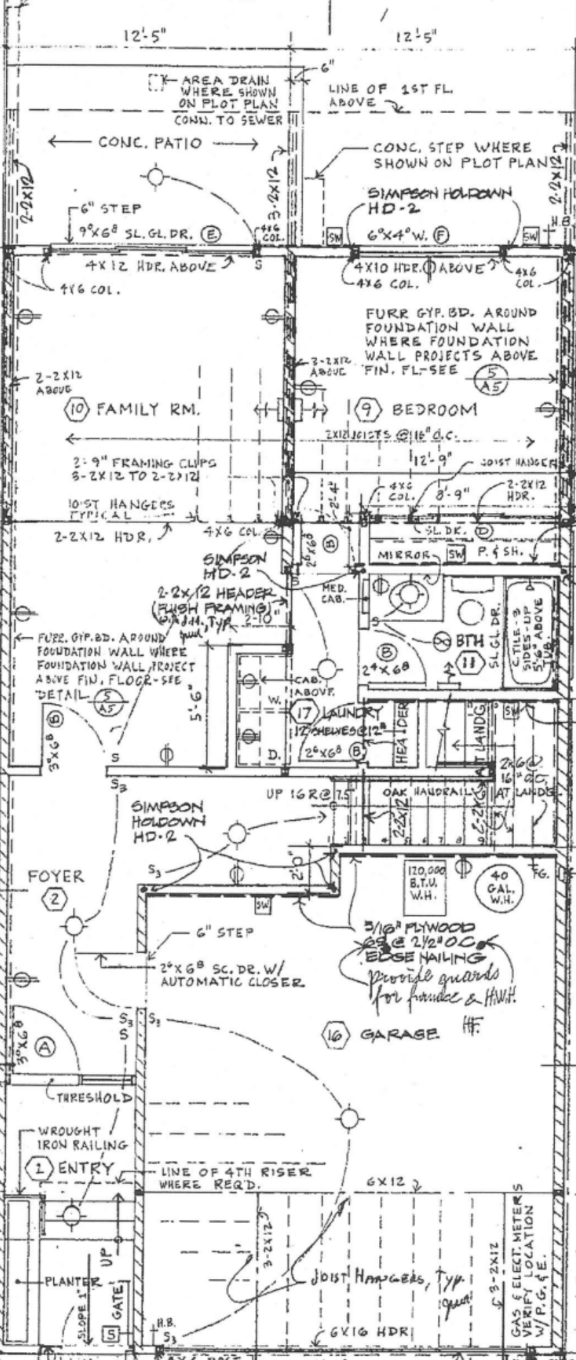
#> input picture scripts/floorplan_manipulations/lower_level_surgical.png, 576 x 1360 px
$ python stack_blueprint_floors.py
#> lines starting #> are read from the running program, lines starting #| are printed output that depends on the picture; after the words box and inside, x2 and y2 are one past the last pixel; in counts of white or black regions, pixels touching at a corner belong together
#!/usr/bin/env python3
"""
stack_blueprint_floors.py
─────────────────────────
Overlays two surgically-cropped floor plan images, aligning them by
their bottom-left building corners.

The input images should be pre-cropped to just the building footprint
(no title block, no excess margin).  The script:

  1. Detects the bottom-left corner of the building in each image
     (leftmost thick wall + bottommost thick wall).
  2. Aligns both images so their bottom-left corners coincide.
  3. Strips white backgrounds from both.
  4. Tints the background floor blue for visual contrast.
  5. Verifies alignment by checking that left/right/bottom walls overlap.

Outputs:
  upper_over_lower.png  — Upper floor (black) over Lower level (blue)
  lower_over_upper.png  — Lower level (black) over Upper floor (blue)

Usage:
  python stack_blueprint_floors.py
  python stack_blueprint_floors.py --lower path/lower.png --upper path/upper.png
  python stack_blueprint_floors.py --opacity 0.5
"""

from __future__ import annotations

import argparse
import sys
from pathlib import Path

import numpy as np
from PIL import Image, ImageDraw, ImageFont


# ──────────────────────────────────────────────────────────────
# Configuration
# ──────────────────────────────────────────────────────────────

SCRIPT_DIR = Path(__file__).resolve().parent
DEFAULT_LOWER = SCRIPT_DIR / "lower_level_surgical.png"
DEFAULT_UPPER = SCRIPT_DIR / "upper_floor_surgical.png"

BG_COLOR = (50, 120, 230)       # blue tint for background floor
BG_OPACITY = 0.70               # opacity of background floor ink
WHITE_THRESHOLD = 220           # brighter than this → transparent
INK_THRESHOLD = 150             # darker than this → ink
ALIGN_TOLERANCE = 15            # px — max allowable wall mismatch


# ──────────────────────────────────────────────────────────────
# Low-level helpers
# ──────────────────────────────────────────────────────────────

def longest_run(arr_bool: np.ndarray) -> int:
    """Longest consecutive True run in a 1-D boolean array."""
    if len(arr_bool) == 0 or not np.any(arr_bool):
        return 0
    padded = np.concatenate(([False], arr_bool, [False]))
    d = np.diff(padded.astype(np.int8))
    starts = np.where(d == 1)[0]
    ends = np.where(d == -1)[0]
    return int(np.max(ends - starts)) if len(starts) > 0 else 0


# [10 lines left out: functions total_dark_in_col, total_dark_in_row, not called in this run]


# ──────────────────────────────────────────────────────────────
# Wall / corner detection
# ──────────────────────────────────────────────────────────────

def find_wall_x(gray: np.ndarray, side: str = "left",
                min_run: int = 80,
                threshold: int = INK_THRESHOLD,
                min_thick: int = 2) -> int:
    """
    Find the X coordinate of an exterior wall.

    For surgically-cropped images the wall is very close to the image edge.
    Looks for a cluster of adjacent columns with long vertical dark runs.
    min_run is lower than the full-sheet version because these crops are
    smaller (~1300px tall).
    """
    h, w = gray.shape

    # Pre-compute longest vertical dark run per column
    col_runs = np.zeros(w, dtype=int)
    for x in range(w):
        col_runs[x] = longest_run(gray[:, x] < threshold)

    if side == "left":
        scan = range(0, min(w // 3, 150))
    else:
        scan = range(w - 1, max(w * 2 // 3, w - 150), -1)

    # Find first cluster of min_thick adjacent qualifying columns
    run_count = 0
    first_x = -1
    for x in scan:
        if col_runs[x] >= min_run:
            if run_count == 0:
                first_x = x
            run_count += 1
            if run_count >= min_thick:
                return first_x if side == "left" else x
        else:
            # Allow 1px gap (scan wobble)
            step = 1 if side == "left" else -1
            nx = x + step
            if 0 <= nx < w and col_runs[nx] >= min_run:
                continue  # gap, keep going
            run_count = 0
            first_x = -1

    # Fallback: first qualifying column
    qual = np.where(col_runs >= min_run)[0]
    if len(qual) > 0:
        return int(qual[0] if side == "left" else qual[-1])

    # Ultra-fallback: first column with significant ink
    for x in (range(w) if side == "left" else range(w - 1, -1, -1)):
        if total_dark_in_col(gray, x, threshold) > h * 0.05:
            return x

    return 0 if side == "left" else w - 1


def find_wall_y(gray: np.ndarray, side: str = "bottom",
                min_run: int = 80,
                threshold: int = INK_THRESHOLD,
                min_thick: int = 2) -> int:
    """
    Find the Y coordinate of an exterior wall (top or bottom).
    Same logic as find_wall_x but for horizontal lines.
    """
    h, w = gray.shape

    row_runs = np.zeros(h, dtype=int)
    for y in range(h):
        row_runs[y] = longest_run(gray[y, :] < threshold)

    if side == "bottom":
        scan = range(h - 1, max(h * 2 // 3, h - 150), -1)
    else:
        scan = range(0, min(h // 3, 150))

    run_count = 0
    first_y = -1
    for y in scan:
        if row_runs[y] >= min_run:
            if run_count == 0:
                first_y = y
            run_count += 1
            if run_count >= min_thick:
                return first_y if side == "bottom" else y
        else:
            step = -1 if side == "bottom" else 1
            ny = y + step
            if 0 <= ny < h and row_runs[ny] >= min_run:
                continue
            run_count = 0
            first_y = -1

    qual = np.where(row_runs >= min_run)[0]
    if len(qual) > 0:
        return int(qual[-1] if side == "bottom" else qual[0])

    for y in (range(h - 1, -1, -1) if side == "bottom" else range(h)):
        if total_dark_in_row(gray, y, threshold) > w * 0.05:
            return y

    return h - 1 if side == "bottom" else 0


def detect_building_corners(img: Image.Image, label: str) -> dict:
    """
    Detect the building's structural walls (left, right, top, bottom).
    Returns a dict with wall positions and corner coordinates.
    """
    gray = np.array(img.convert("L"))
    h, w = gray.shape

    left_x = find_wall_x(gray, "left")
    right_x = find_wall_x(gray, "right")
    top_y = find_wall_y(gray, "top")
    bottom_y = find_wall_y(gray, "bottom")

    info = {
        "left_x": left_x,
        "right_x": right_x,
        "top_y": top_y,
        "bottom_y": bottom_y,
        "width": right_x - left_x,
        "height": bottom_y - top_y,
    }

    print(f"\n  {label} ({w}×{h} px):")
    print(f"    Left wall   X = {left_x}")
    print(f"    Right wall  X = {right_x}")
    print(f"    Top wall    Y = {top_y}")
    print(f"    Bottom wall Y = {bottom_y}")
    print(f"    Building footprint: {info['width']}×{info['height']} px")
    print(f"    Bottom-left corner: ({left_x}, {bottom_y})")
    print(f"    Bottom-right corner: ({right_x}, {bottom_y})")

    return info


# ──────────────────────────────────────────────────────────────
# Image processing
# ──────────────────────────────────────────────────────────────

def strip_white(img: Image.Image,
                threshold: int = WHITE_THRESHOLD) -> Image.Image:
    """Make white/near-white pixels transparent with smooth alpha ramp."""
    arr = np.array(img.convert("RGBA")).copy()
    gray = np.array(img.convert("L"))
    ramp_start = max(0, threshold - 50)
    alpha = np.where(
        gray <= ramp_start, 255,
        np.where(gray >= threshold, 0,
                 ((threshold - gray) / (threshold - ramp_start) * 255)),
    ).astype(np.uint8)
    arr[:, :, 3] = alpha
    return Image.fromarray(arr)


def tint_ink(img: Image.Image, color: tuple[int, int, int],
             opacity: float = 1.0) -> Image.Image:
    """Replace ink pixels with a solid tint color, preserving alpha."""
    arr = np.array(img).copy()
    mask = arr[:, :, 3] > 0
    arr[mask, 0] = color[0]
    arr[mask, 1] = color[1]
    arr[mask, 2] = color[2]
    if opacity < 1.0:
        arr[:, :, 3] = (arr[:, :, 3].astype(float) * opacity
                        ).clip(0, 255).astype(np.uint8)
    return Image.fromarray(arr)


# ──────────────────────────────────────────────────────────────
# Alignment verification
# ──────────────────────────────────────────────────────────────

def verify_alignment(lower: dict, upper: dict, dx: int, dy: int,
                     tolerance: int = ALIGN_TOLERANCE) -> list[tuple]:
    """
    After applying offset (dx, dy) to the upper floor, check that
    structural walls overlap.
    """
    checks = []

    # Left walls
    l_lw = lower["left_x"]
    u_lw = upper["left_x"] + dx
    diff = abs(l_lw - u_lw)
    checks.append(("Left wall X", l_lw, u_lw, diff, diff <= tolerance))

    # Bottom walls
    l_bw = lower["bottom_y"]
    u_bw = upper["bottom_y"] + dy
    diff = abs(l_bw - u_bw)
    checks.append(("Bottom wall Y", l_bw, u_bw, diff, diff <= tolerance))

    # Right walls (may differ due to cantilever)
    l_rw = lower["right_x"]
    u_rw = upper["right_x"] + dx
    diff = abs(l_rw - u_rw)
    right_tol = tolerance + 10  # extra for cantilever
    checks.append(("Right wall X (±cantilever)", l_rw, u_rw, diff,
                    diff <= right_tol))

    # Building width comparison
    l_w = lower["width"]
    u_w = upper["width"]
    diff = abs(l_w - u_w)
    checks.append(("Building width match", l_w, u_w, diff,
                    diff <= right_tol))

    return checks


# ──────────────────────────────────────────────────────────────
# Compositing
# ──────────────────────────────────────────────────────────────

def _place(img: Image.Image, x: int, y: int,
           cw: int, ch: int) -> Image.Image:
    """Place img at (x, y) on a transparent canvas."""
    canvas = Image.new("RGBA", (cw, ch), (0, 0, 0, 0))
    canvas.paste(img, (x, y), img)
    return canvas


def composite_aligned(
    fg: Image.Image,
    bg: Image.Image,
    fg_corner: tuple[int, int],
    bg_corner: tuple[int, int],
    fg_label: str,
    bg_label: str,
    bg_color: tuple[int, int, int] = BG_COLOR,
    bg_opacity: float = BG_OPACITY,
) -> Image.Image:
    """
    Overlay fg and bg, aligning their bottom-left building corners.

    fg_corner / bg_corner = (left_wall_x, bottom_wall_y) in each image.
    The composite places both images so these corners coincide.
    """
    fg_clear = strip_white(fg)
    bg_clear = strip_white(bg)
    bg_tinted = tint_ink(bg_clear, bg_color, opacity=bg_opacity)

    # Compute placement: align fg_corner with bg_corner
    # Both images placed relative to a common reference point
    fg_ox = max(0, bg_corner[0] - fg_corner[0])
    fg_oy = max(0, bg_corner[1] - fg_corner[1])
    bg_ox = max(0, fg_corner[0] - bg_corner[0])
    bg_oy = max(0, fg_corner[1] - bg_corner[1])

    canvas_w = max(fg_ox + fg.width, bg_ox + bg.width)
    canvas_h = max(fg_oy + fg.height, bg_oy + bg.height)

    canvas = Image.new("RGBA", (canvas_w, canvas_h), (255, 255, 255, 255))
    canvas = Image.alpha_composite(
        canvas, _place(bg_tinted, bg_ox, bg_oy, canvas_w, canvas_h)
    )
    canvas = Image.alpha_composite(
        canvas, _place(fg_clear, fg_ox, fg_oy, canvas_w, canvas_h)
    )

    _add_label(canvas, f"■ {fg_label} (black)  ·  ■ {bg_label} (blue)")
    return canvas


def _add_label(img: Image.Image, text: str) -> None:
    draw = ImageDraw.Draw(img)
    try:
        font = ImageFont.truetype("/System/Library/Fonts/Helvetica.ttc", 14)
    except (OSError, IOError):
        font = ImageFont.load_default()
    bbox = draw.textbbox((0, 0), text, font=font)
    tw, th = bbox[2] - bbox[0], bbox[3] - bbox[1]
    x = (img.width - tw) // 2
    y = img.height - th - 8
    pad = 5
    draw.rectangle(
        [x - pad, y - pad, x + tw + pad, y + th + pad],
        fill=(255, 255, 255, 220),
    )
    draw.text((x, y), text, fill=(40, 40, 40, 255), font=font)


# ──────────────────────────────────────────────────────────────
# Main
# ──────────────────────────────────────────────────────────────

def main() -> None:
    parser = argparse.ArgumentParser(
        description="Overlay two floor plans aligned by bottom-left corner."
    )
    parser.add_argument("--lower", type=Path, default=DEFAULT_LOWER,
                        help="Lower level (basement) image")
    parser.add_argument("--upper", type=Path, default=DEFAULT_UPPER,
                        help="Upper floor image")
    parser.add_argument("--opacity", type=float, default=BG_OPACITY)
    parser.add_argument("--output-dir", "-o", type=Path, default=None)
    args = parser.parse_args()

    lower_path = args.lower.resolve()
    upper_path = args.upper.resolve()
    for p in [lower_path, upper_path]:
        if not p.exists():
            print(f"Error: {p} not found", file=sys.stderr)
            sys.exit(1)
    out_dir = (args.output_dir or lower_path.parent).resolve()
    out_dir.mkdir(parents=True, exist_ok=True)

    print("━" * 62)
    print("  Blueprint Floor Stacker  (corner-aligned)")
    print("━" * 62)

    # ── 1. Load ──────────────────────────────────────────────
    print("\n▸ Loading images…")
    lower_img = Image.open(lower_path).convert("RGBA")
#> lower_img is the input picture: PIL image 576x1360 RGBA; mean R, G, B, A 227.7, 227.7, 227.7, 255
    upper_img = Image.open(upper_path).convert("RGBA")
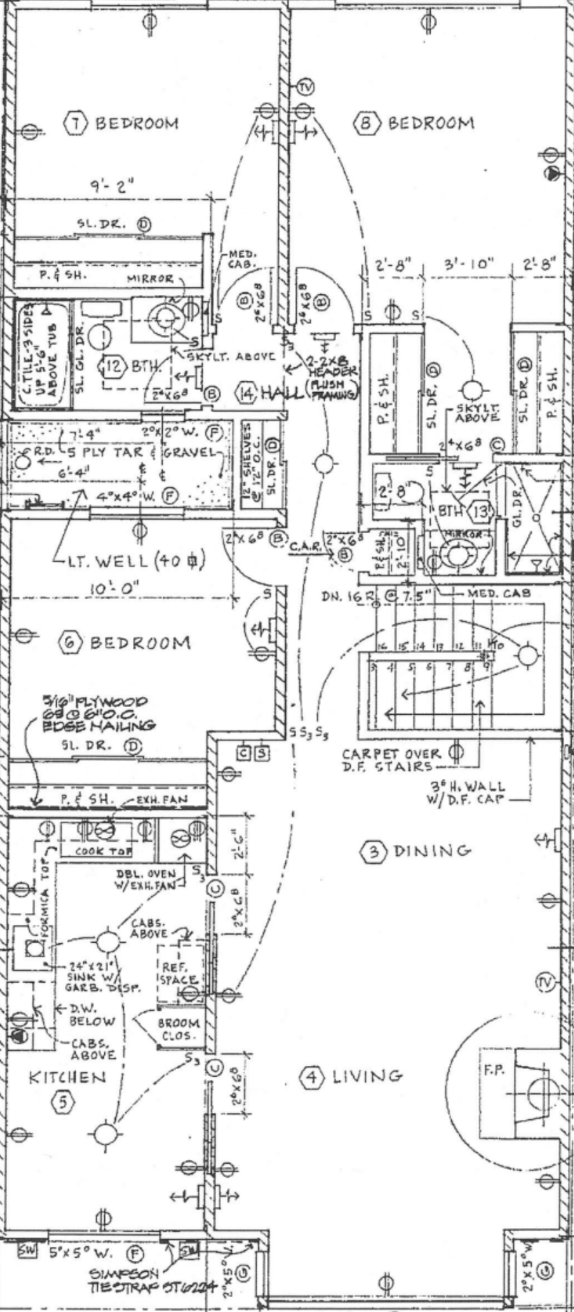
#> input picture scripts/floorplan_manipulations/upper_floor_surgical.png, 574 x 1312 px
#> upper_img is the input picture: PIL image 574x1312 RGBA; mean R, G, B, A 232.6, 232.6, 232.6, 255
    print(f"  Lower: {lower_img.width}×{lower_img.height} ← {lower_path.name}")
#|   Lower: 576×1360 ← lower_level_surgical.png
    print(f"  Upper: {upper_img.width}×{upper_img.height} ← {upper_path.name}")
#|   Upper: 574×1312 ← upper_floor_surgical.png

    # ── 2. Detect building walls ─────────────────────────────
    print("\n▸ Detecting building walls…")
    lower_info = detect_building_corners(lower_img, "Lower Level")
#> after the loop in find_wall_x, `for x in range(w):`: col_runs = 576 values, max 212 at index 294, min 3 at index 33, mean 23.69
#> in detect_building_corners, `left_x = find_wall_x(gray, "left")`: left_x = 0
#> in detect_building_corners, `right_x = find_wall_x(gray, "right")`: right_x = 573
#> the loop in find_wall_y, `for y in range(h):` made 1360 passes
#> (starts in longest_run, ends in longest_run) on passes 1 to 3: ([4, 6, 21, 330], [5, 8, 22, 331]), ([4, 7, 329], [5, 8, 331]), ([4, 329], [5, 331])
#> after the loop in find_wall_y, `for y in range(h):`: row_runs = 1360 values, max 350 at index 776, min 1 at index 43, mean 12.84
#> in detect_building_corners, `top_y = find_wall_y(gray, "top")`: top_y = 65
#> the loop in find_wall_y (call 2), `for y in range(h):` made 1360 passes
#> in detect_building_corners, `bottom_y = find_wall_y(gray, "bottom")`: bottom_y = 1351
#> in detect_building_corners, `info = { "left_x": left_x, "right_x": right_x, "top_y": top_y, "bottom..`: info = {'left_x': 0, 'right_x': 573, 'top_y': 65, 'bottom_y': 1351, 'width': 573, 'height': 1286}
#|   Lower Level (576×1360 px):
#|     Left wall   X = 0
#|     Right wall  X = 573
#|     Top wall    Y = 65
#|     Bottom wall Y = 1351
#|     Building footprint: 573×1286 px
#|     Bottom-left corner: (0, 1351)
#|     Bottom-right corner: (573, 1351)
#> lower_info has the same summary as info in detect_building_corners
    upper_info = detect_building_corners(upper_img, "Upper Floor")
#|   Upper Floor (574×1312 px):
#|     Left wall   X = 0
#|     Right wall  X = 571
#|     Top wall    Y = 5
#|     Bottom wall Y = 1301
#|     Building footprint: 571×1296 px
#|     Bottom-left corner: (0, 1301)
#|     Bottom-right corner: (571, 1301)

    # ── 3. Compute alignment ─────────────────────────────────
    # Align by bottom-left corners:
    #   lower's (left_x, bottom_y)  ↔  upper's (left_x, bottom_y)
    lower_corner = (lower_info["left_x"], lower_info["bottom_y"])
    upper_corner = (upper_info["left_x"], upper_info["bottom_y"])

    dx = lower_corner[0] - upper_corner[0]
    dy = lower_corner[1] - upper_corner[1]

    print(f"\n▸ Alignment:")
    print(f"  Lower bottom-left: {lower_corner}")
#|   Lower bottom-left: (0, 1351)
    print(f"  Upper bottom-left: {upper_corner}")
#|   Upper bottom-left: (0, 1301)
    print(f"  Offset to align upper→lower: dx={dx}, dy={dy}")
#|   Offset to align upper→lower: dx=0, dy=50

    # ── 4. Verify ────────────────────────────────────────────
    print("\n▸ Verification:")
    checks = verify_alignment(lower_info, upper_info, dx, dy)

    all_pass = True
    for name, lower_val, upper_val, diff, passed in checks:
        status = "✓ PASS" if passed else "✗ FAIL"
        if not passed:
            all_pass = False
        print(f"  {status}  {name}: "
              f"lower={lower_val}, upper(aligned)={upper_val}, "
              f"Δ={diff}px (tol={ALIGN_TOLERANCE}px)")
#> this loop made 4 passes
#> (name, lower_val, upper_val, diff) on passes 1 to 4: ('Left wall X', 0, 0, 0), ('Bottom wall Y', 1351, 1351, 0), ('Right wall X (±cantilever)', 573, 571, 2), ('Building width match', 573, 571, 2)
#> (printed output is left out)

    if all_pass:
        print("\n  ✅  All alignment checks PASSED")
    else:
        print("\n  ⚠️  Some checks FAILED — review wall positions")

    # ── 5. Composite ─────────────────────────────────────────
    print("\n▸ Compositing: Upper over Lower…")
    upper_over = composite_aligned(
        fg=upper_img, bg=lower_img,
        fg_corner=upper_corner, bg_corner=lower_corner,
        fg_label="Upper Floor", bg_label="Lower Level",
        bg_opacity=args.opacity,
    )
#> in tint_ink, `mask = arr[:, :, 3] > 0`:
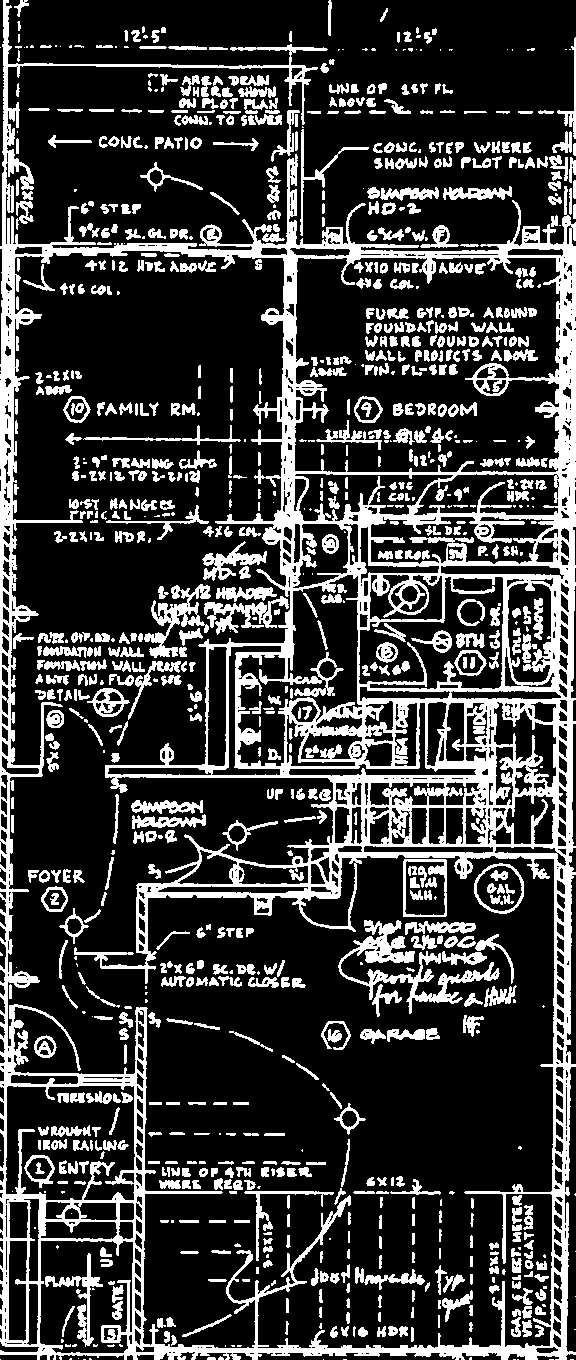
#> mask: shape (1360, 576) bool; 23.3% white; 1014 white regions (196 under 20 px), largest, box (x1, y1, x2, y2) and area: (0, 0, 576, 1360) 104207, (338, 920, 500, 1014) 3331, (144, 584, 211, 658) 1602
    p1 = out_dir / "upper_over_lower.png"
    upper_over.convert("RGB").save(p1, dpi=(150, 150))
    print(f"  {upper_over.width}×{upper_over.height} → {p1.name}")
#|   576×1362 → upper_over_lower.png

    print("\n▸ Compositing: Lower over Upper…")
    lower_over = composite_aligned(
        fg=lower_img, bg=upper_img,
        fg_corner=lower_corner, bg_corner=upper_corner,
        fg_label="Lower Level", bg_label="Upper Floor",
        bg_opacity=args.opacity,
    )
    p2 = out_dir / "lower_over_upper.png"
    lower_over.convert("RGB").save(p2, dpi=(150, 150))
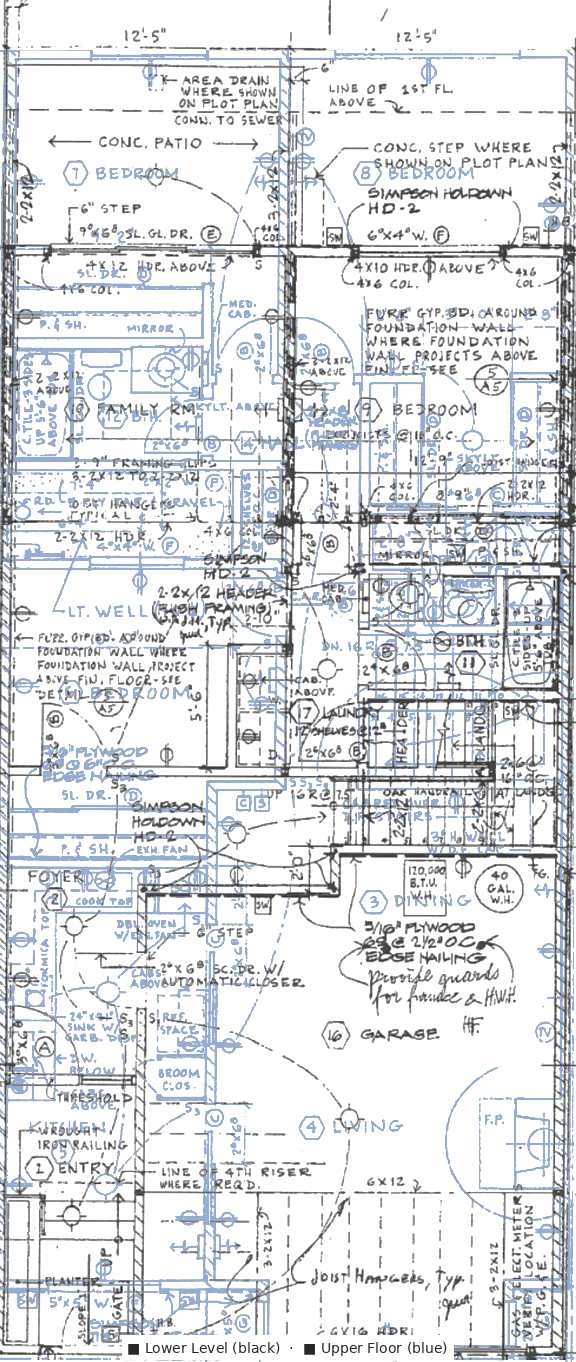
#> saved as lower_over_upper.png: PIL image 576x1362 RGB; mean R, G, B 220.9, 223.4, 227.1
    print(f"  {lower_over.width}×{lower_over.height} → {p2.name}")
#|   576×1362 → lower_over_upper.png

    # ── Summary ──────────────────────────────────────────────
    status = "✅ ALIGNED" if all_pass else "⚠️ REVIEW"
    print(f"\n{'━' * 62}")
    print(f"  Done!  ({status}  dx={dx}, dy={dy})")
#|   Done!  (✅ ALIGNED  dx=0, dy=50)
    print(f"    1. {p1}")
    print(f"    2. {p2}")
    print("━" * 62)


if __name__ == "__main__":
    main()
